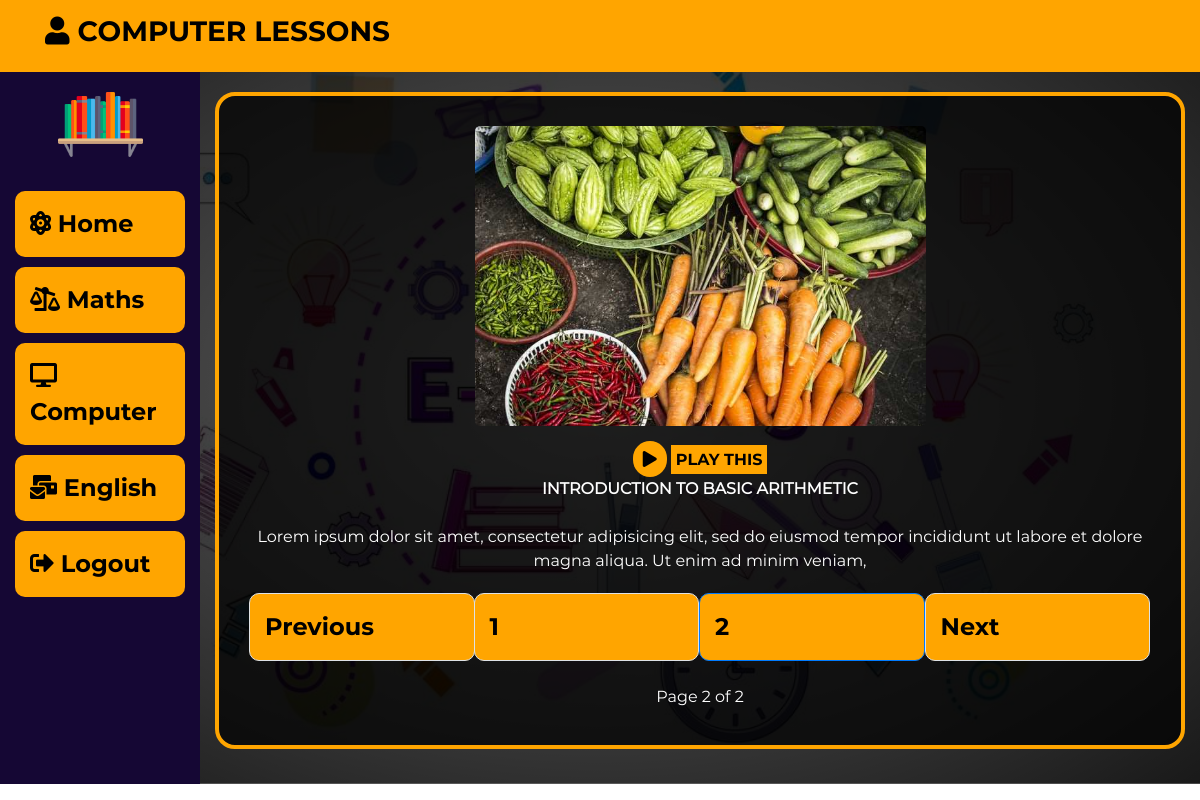
The app's page /primary_1/com_dynamic.php?page_no=2 with its own data.
### tables this page shows
CREATE TABLE `computer` (
  `id` int(100) NOT NULL auto_increment,
  `textcap` mediumtext NOT NULL,
  `imgfile` varchar(200) NOT NULL,
  `lesson_type` varchar(200) NOT NULL,
  `class` varchar(200) NOT NULL,
  `video` varchar(200) NOT NULL,
  PRIMARY KEY  (`id`)
);

### primary_1/com_dynamic.php (the view, shortened to what this page needs)
<?php include '../include/db_connection.php'; ?>
<!DOCTYPE html>
<html>
<head>
	<link rel="stylesheet" type="text/css" href="../css/style.css">
    <link rel="stylesheet" type="text/css" href="../bootstrap/css/bootstrap.min.css">
  	<link href="../font-awesome/all.css" rel="stylesheet">
</head>
<body>
  <section id="header">
      <div class="container">
        <div class="row">
          <div class="col-md-12">
            <h3><span class="fa fa-user"></span> COMPUTER LESSONS</h3>
          </div>
        </div>
      </div>
  </section>
  <section id="sidebar">
     <div class="container-fluid">
        <div class="row content ">
          <div class="col-md-2">
            <center><img src="../img/bookshelf.png" style="width: 50%;margin-top: 10px;"></center>
            <br>
            <ul>
              <li><a href="index.php"><span class="fa fa-atom"></span> Home</a></li>
              <li><a href="maths.php"><span class="fa fa-balance-scale-right"></span> Maths</a></li>
              <li><a href="computer.php"><span class="fa fa-desktop"></span> Computer </a></li>
              <li><a href="english.php"><span class="fa fa-mail-bulk"></span> English</a></li>
               <li><a href="../index.php"><span class="fa fa-sign-out-alt"></span> Logout</a></li>
            </ul>
          </div>
          <div class="col-md-10">
            <div id="dynamic">
                 <?php
          if (isset($_GET['page_no']) && $_GET['page_no']!="") {
  $page_no = $_GET['page_no'];
  } else {
    $page_no = 1;
        }
  $total_records_per_page = 1;
    $offset = ($page_no-1) * $total_records_per_page;
  $result_count = mysqli_query($dbcon,"SELECT COUNT(*) As total_records FROM `computer` WHERE class = 'Primary 1'");
  $total_records = mysqli_fetch_array($result_count);
  $total_records = $total_records['total_records'];
    $total_no_of_pages = ceil($total_records / $total_records_per_page);
    $result = mysqli_query($dbcon,"SELECT * FROM `computer` WHERE class = 'Primary 1' ORDER BY id DESC LIMIT $offset, $total_records_per_page");
    while($row = mysqli_fetch_array($result)){
      ?>
     <?php
         if ($row['lesson_type']=="imgtext") {
            echo "<center><img src='../backend/img/".$row['imgfile']."' style='width: 50%;border-radius: 5px !important;'></center>";
      }else{
        echo "<center>
        <video style='width:50%;' controls>
        <source src='../backend/video/".$row['video']."' type='video/mp4'>
        </video>
        </center>";
      }
     ?>
                  <div style="color: #fff;margin-bottom: 20px;margin-top: 15px;" align="center">
                    <span class="fa fa-play" id="playthis" onclick="playthis()" style="background-color: orange;padding: 10px;color: #000;border-radius: 30px;"></span> <span style="background-color: orange;color: #000;padding: 5px;font-family: Bold;"> PLAY THIS</span>
                    <p id="readthis"><?php echo $row['textcap']; ?></p>
                    </div>
                <?php
              }
            ?>
<?php include("../function_event.php"); ?>
     <h6 style="text-align: center !important;color: #fff;">Page <?php echo $page_no." of ".$total_no_of_pages; ?></h6>
            </div>
          </div>
        </div>
      </div>
  </section>
</body>
</html>

### css/style.css (style rules this page uses)
* { margin:0; padding: 0; font-family: Mont; }
#header { background-color: orange; padding: 15px; }
#header h3 { color: #000; font-family: Bold; }
#sidebar .col-md-2 { background-color: #150734; height: 89vh; }
#sidebar ul { list-style: none; }
#sidebar li { margin-bottom: 10px; width: 100%; }
#sidebar li a { color: #000; background-color: orange; padding: 15px; width: 100%; display: block; text-decoration: none; border-radius: 10px; font-size: 24px; font-family: Bold; }
#dynamic { background-color: rgba(0,0,0,0.7); padding: 30px; border-radius: 20px; border: 4px solid orange; margin-top: 20px !important; }

### primary_1/com_dynamic.php (style rules this page uses)
body { background-image: radial-gradient(rgba(0,0,0,0.6),rgba(0,0,0,0.9)),url('../img/13.jpg'); background-position: center; background-repeat: no-repeat; background-size: cover; }

### records on screen
computer: imgfile (picture), textcap "INTRODUCTION TO BASIC ARITHMETIC Lorem ipsum dolor sit amet, consectetur adipisicing elit, sed do eiusmod tempor incididunt ut labore et dolore magna aliqua. Ut enim ad minim veniam,"

### other values on screen
$page_no "2"
$total_no_of_pages "2"
